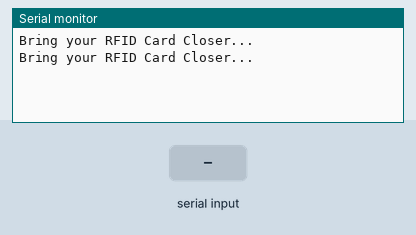
The sketch below on a simulated Arduino Uno, built with avr-gcc and run on an emulated ATmega328P. Shown: the last lines printed to the serial monitor. The test bench sets the inputs (shaded band).

Above: at 1.2 s.
1.3 s: "1\n" received over the second serial link
At 2.1 s:
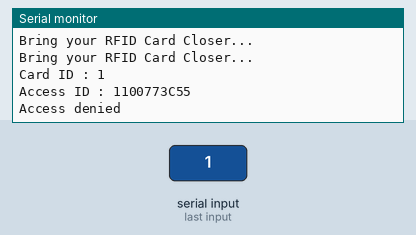
2.8 s: "0\n" received over the second serial link
At 4.1 s:
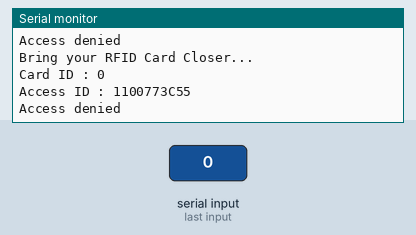
4.3 s: "2\n" received over the second serial link
At 5.9 s:
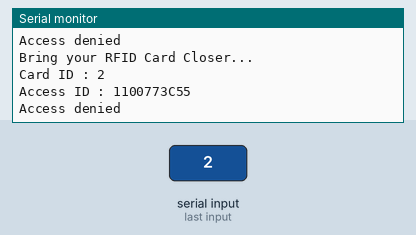

The sketch:

wait_for_card.ino
```cpp
#include <SoftwareSerial.h>
SoftwareSerial RFID(5, 4); // RX and TX

String text;
String CardNumber = "1100773C55";

const int WAIT_FOR_CARD = 1;
const int CONFIRMATION = 2;
const int SELECT_JOB = 3;
const int BACKFLUSH = 4;
const int REWORD = 5;
const int DOWNTIME = 6;

int state;
bool cardPresent = false;

void setup() {
  Serial.begin(9600);
  Serial.println("Bring your RFID Card Closer...");
  RFID.begin(9600);
  state = WAIT_FOR_CARD;

}

void loop() {

  if (state == WAIT_FOR_CARD) {
    Serial.println("Bring your RFID Card Closer...");

    // Reset cardPresent flag
    cardPresent = false;

    while (!RFID.available()) {
      delay(100);
    }

    char c;
    while (RFID.available()) {
      c = RFID.read();
      if (c == '\n') {
        break;
      }
      text += c;
      delay(5);
    }

    if (text.length() > 0) {
      Serial.println("Card ID : " + text);
      Serial.println("Access ID : " + CardNumber);

      if (CardNumber == text) {
        Serial.println("Access accepted");
        cardPresent = true; // Set cardPresent to true if the card is accepted
      } else {
        Serial.println("Access denied");
      }

      text = "";
      state = CONFIRMATION;
    }
  } else if (state == CONFIRMATION) {
    // Add code for confirmation here

    // Reset state to WAIT_FOR_CARD if card is not present
    if (!cardPresent) {
      state = WAIT_FOR_CARD;
    }
  } else if (state == SELECT_JOB) {
    // Add code for job selection here
  } else if (state == BACKFLUSH) {
    // Add code for backflush here
  } else if (state == DOWNTIME) {
    // Add code for downtime here
  }

  delay(1000);
}
```

Measured:
- after the input at 1.3 s, the serial monitor: prints a new line at once (image 1)
- after the input at 2.8 s, the serial monitor: prints a new line after 0.54 s (image 2)
- after the input at 4.3 s, the serial monitor: prints a new line after 1.1 s (image 3)
